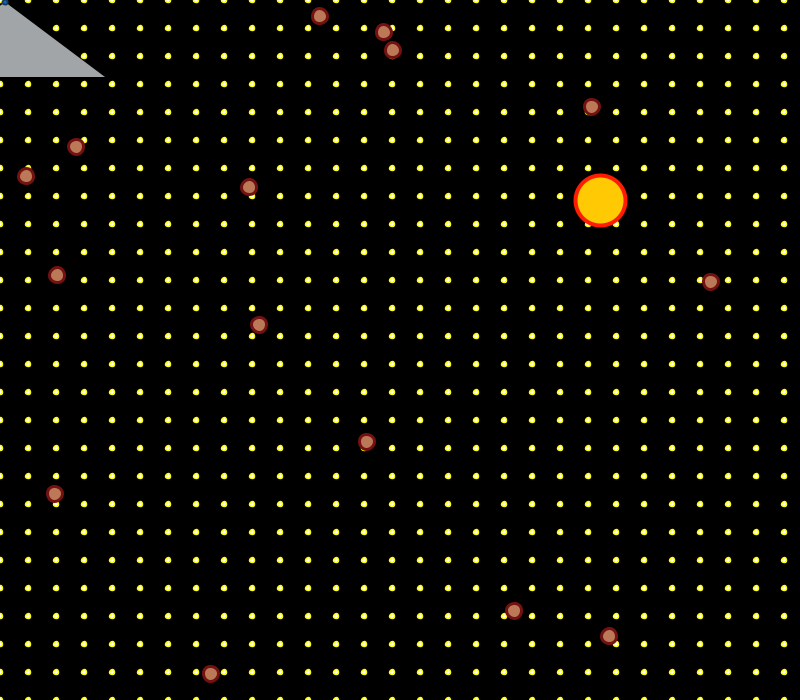
Frame 1 (no input)
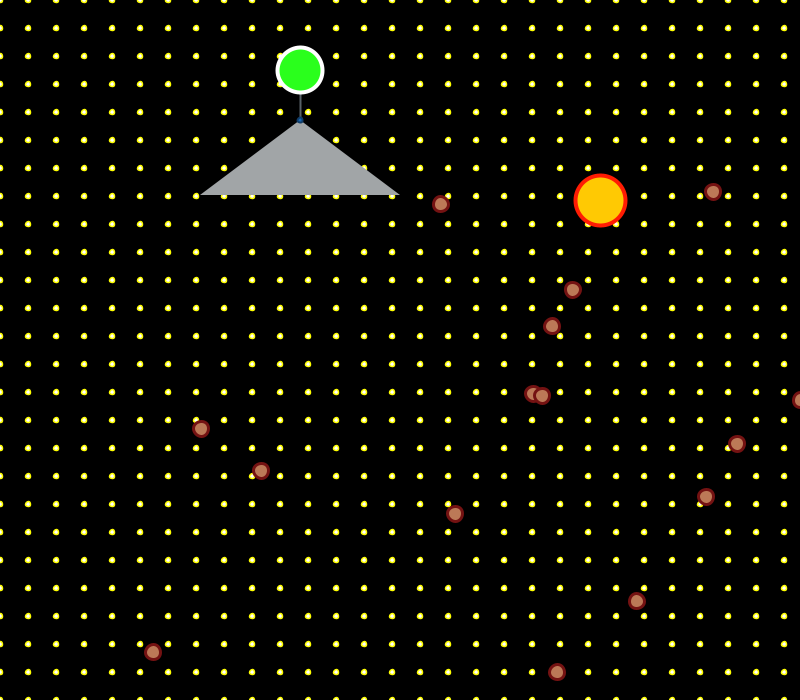
Frame 60 (the mouse pressed at the canvas centre just before this capture)
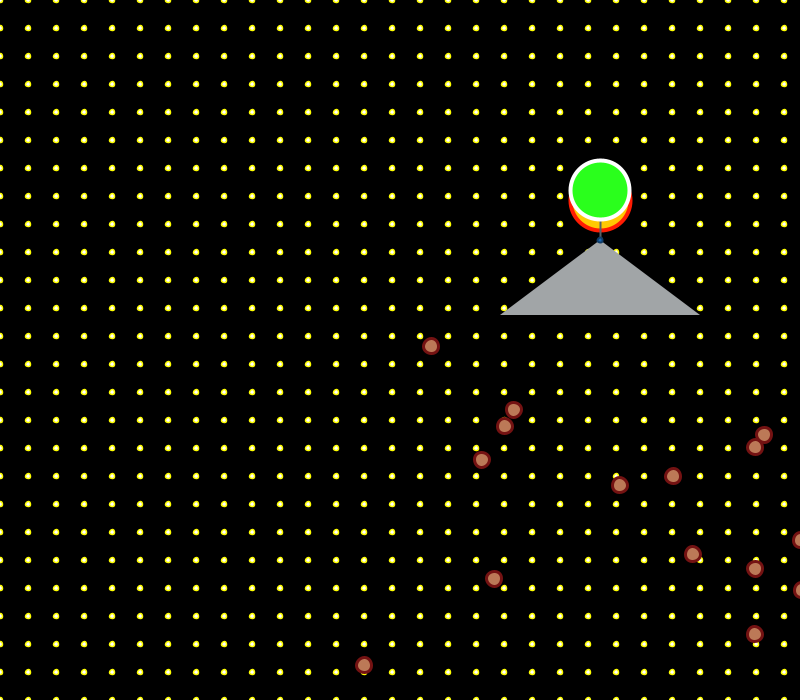
Frame 120 (the mouse held since frame 60 and released just before this capture)

The Processing sketch that drew these frames (run headless with seeded random() and noise(); from frame 60 on, the mouse is pressed at the canvas centre):

// Processing sketch: processing_97792
// ── processing_97792.pde

/*Cristina Torres. Nau que va per l'espai, en un fns d'estelles. Hi han meteorits al voltant i el sol es fa gran al fer pulsar el cursor*/

/*definim les variables*/
int posX,posY; /*ho poso tot en funcio de posX i posY per a tenir més fàcil programar les velocitats*/
int velX,velY;

float midaMaxima=70; /*per que vagi canviant el tamany de la bola gran*/
float midaBola=30;
float velBola=0.25;

int midaSol=50; /*mida inicial del Sol*/

int sz = 15; //Definim el radi dels meteorits
int numBoles = 15; //Definim quants meteorits hi haurà a la pantalla

//creem una matriu de posicionsX con "numBoles" elements:
float[] posicionsX = new float[numBoles]; //array de reals per a posicioX. el nº d'elements ve donat per numBoles
//el mateix per posicionsY:
float[] posicionsY = new float[numBoles];
//i per velocitatsX:
float[] velocitatsX = new float[numBoles];
//i velocitatsY:
float[] velocitatsY = new float[numBoles];

void setup(){
  size(800,700); //Mida de la pantalla
  background(15,20,26); //Fons de la pantalla
  velX=int(random(1,8));
  velY=2;
  
  frameRate(30); //cada segon quantes vegades es fara draw
  //inicialitzem posicions i velocitats:
  for(int i = 0; i<numBoles; i++){ //la i evoluciona des de i fins a numBoles, i augmenta de 1 en 1
    posicionsX[i] = int(random(width)); //aleatori de 0 fins a l'amplada de la pantalla
    posicionsY[i] = int(random(height)); //aleatori de 0 fins a la llargada de la pantalla
    velocitatsX[i] = random(2,10); //aleatori dentre 2 i 10
    velocitatsY[i] = random(2,10); //aleatori dentre 2 i 10
  
}
}

void draw(){
  background(0);
  
/* Definim com volem que sigui el nostre fons. Seran tot estrelles*/
fill(255); //Color interior de les estrelles
stroke(255,255,0);
strokeWeight(1.5);
for(int x=0; x<=width; x+=28){ //Fem que les estrelles començin a 0, fins a l'ample de la pantalla, i la separació entre els seus centres sigui 28.
  {for(int i=0;i<=height; i+=28){ //Definim el mateix per a l'alçada de la pantalla
  ellipse(x,i,5,5);} //Dibuixem les estrelles
}
}
  
/*les dues posicions estan en funcio de la velocitat, per tant es moura en ambdues posicions*/  
posX=posX+velX;
posY=posY+velY;

/*dibuixo el Sol*/
fill(255,201,3);
stroke(255,28,3);
strokeWeight(4);
ellipse(600,200,midaSol,midaSol);

/*Dibuixem la nau*/
fill(161,165,167);
noStroke();
strokeWeight(2);
triangle(posX-100,posY+75,posX,posY,posX+100,posY+75);/*triangle*/

fill(88,97,103);
stroke(88,97,103);
strokeWeight(2);
line(posX,posY-50,posX,posY);/*line*/

fill(24,103,180); 
stroke(17,60,103);
strokeWeight(2);
ellipse(posX,posY,5,5);/*cercle petit (c)*/

fill(42,255,28); 
stroke(255,255,255);
strokeWeight(4);
ellipse(posX,posY-50,midaBola,midaBola);/*cercle gran (C)*/


/*defineixo la velocitat que tindra el cercle gran al fer-se gran i petit, i el limit de la seva mida*/
midaBola=midaBola+velBola;
if (midaBola>=midaMaxima){
      midaBola=10;}

/*definim les velocitats respecte la posició*/
if((posX<=0)||(posX>=width-100)){
    velX = -velX;
  } 
if((posY<=0)||(posY>=height-75)){
    velY = -velY;
}

/* Començem a dibuixar els meteorits */ 

for(int i = 0; i<numBoles; i++){ //definim que el numero de boles augmenti de un en un, i té com a limit numBoles
    posicionsX[i] += velocitatsX[i]; //posX = posX + velX
    posicionsY[i] += velocitatsY[i]; //posY = posY + velY

//comprovem els limits, tant per X com per Y
    if((posicionsX[i]<0)||(posicionsX[i]>width)){ //quan la posició sigui més petita que 0 o més gran que l'amplada, la velocitat és negativa (retrocedeix)
      velocitatsX[i] = -velocitatsX[i]; } 
    if((posicionsY[i]<0)||(posicionsY[i]>height)){ //quan la posició sigui més petita que 0 o més gran que la llargada, la velocitat és negativa (retrocedeix)
      velocitatsY[i] = -velocitatsY[i]; } 
      
//Dibuixem els meteorits      
    fill(188,121,87);
    stroke (116,18,18);
    strokeWeight(3);
    ellipse(posicionsX[i],posicionsY[i],sz,sz); 
  }

}

void mousePressed(){
  //reinicialitzem les velocitats:
  for(int i=0; i<numBoles; i++){
    velocitatsX[i] = random(2,10);
    velocitatsY[i] = random(2,10);
  }
/*Estableixo que la mida del Sol sigui una variable, que li vagi sumant 10 unitats a cada click, fins que arribi a 250, que llavors tornara a la mida original, 50*/
if (midaSol==midaSol) {midaSol=midaSol+10;}
if (midaSol>=150) {midaSol=50;}

}
